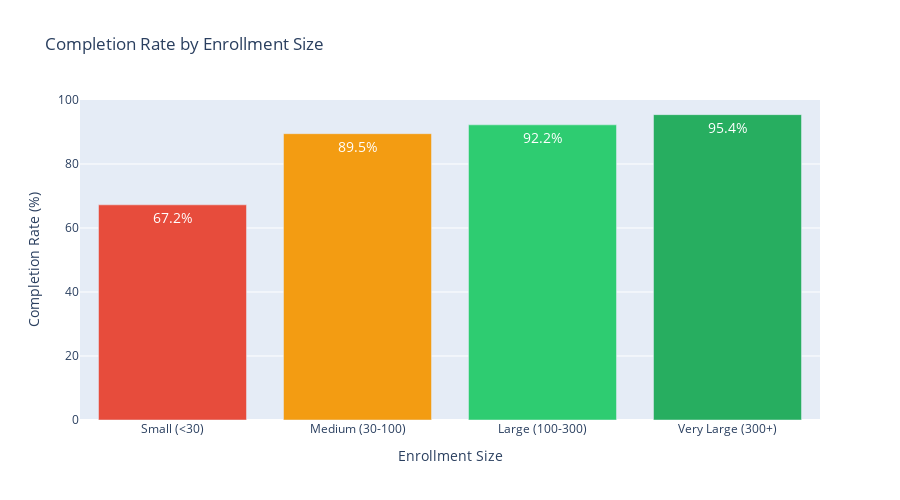

This figure's notebook cell:
### Code cell
# Create enrollment buckets
df_clean['enrollment_bucket'] = pd.cut(
    df_clean['enrollment_count_clean'],
    bins=[0, 30, 100, 300, 10000],
    labels=['Small (<30)', 'Medium (30-100)', 'Large (100-300)', 'Very Large (300+)']
)

enroll_completion = df_clean.groupby('enrollment_bucket', observed=True)['completed'].agg(['count', 'mean'])
enroll_completion['mean'] *= 100

print("\nCompletion Rate by Enrollment Size:")
for bucket, row in enroll_completion.iterrows():
    print(f"  {bucket:20s}: {row['mean']:5.1f}% ({int(row['count']):>4,} trials)")

# Calculate spread
spread = enroll_completion['mean'].max() - enroll_completion['mean'].min()
print(f"\nSPREAD: {spread:.1f} percentage points")
print(f"  This is a {spread:.0f}pp difference between small and large trials.")

# Visualize
fig = go.Figure()

colors = ['#e74c3c', '#f39c12', '#2ecc71', '#27ae60']
fig.add_trace(go.Bar(
    x=enroll_completion.index.astype(str),
    y=enroll_completion['mean'],
    text=[f"{v:.1f}%" for v in enroll_completion['mean']],
    textposition='auto',
    marker_color=colors,
    textfont=dict(size=14, color='white')
))

fig.update_layout(
    title='Completion Rate by Enrollment Size',
    xaxis_title='Enrollment Size',
    yaxis_title='Completion Rate (%)',
    yaxis_range=[0, 100],
    height=500,
    font=dict(size=12)
)

fig.show()


print(f"   Large trials (300+ patients): {enroll_completion.iloc[-1]['mean']:.1f}% completion")
print(f"   Small trials (<30 patients): {enroll_completion.iloc[0]['mean']:.1f}% completion")

### Figure 1 — Plotly figure (JSON) as saved in the notebook; plotly's stock layout.template omitted (floating-point values rounded to 4 significant figures)
{"data": [{"marker": {"color": ["#e74c3c", "#f39c12", "#2ecc71", "#27ae60"]}, "text": ["67.2%", "89.5%", "92.2%", "95.4%"], "textfont": {"color": "white", "size": 14}, "textposition": "auto", "type": "bar", "x": ["Small (<30)", "Medium (30-100)", "Large (100-300)", "Very Large (300+)"], "y": [67.24, 89.48, 92.24, 95.43]}], "layout": {"font": {"size": 12}, "height": 500, "title": {"text": "Completion Rate by Enrollment Size"}, "xaxis": {"title": {"text": "Enrollment Size"}}, "yaxis": {"range": [0, 100], "title": {"text": "Completion Rate (%)"}}}}
